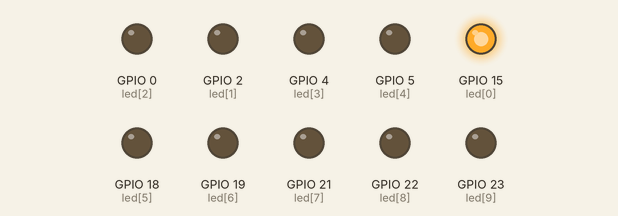
This program was run on a simulated ESP32 board running MicroPython. On the bench: output pins drawn as LEDs (lit = HIGH).

Above: at 0.78 s.
At 2.06 s:
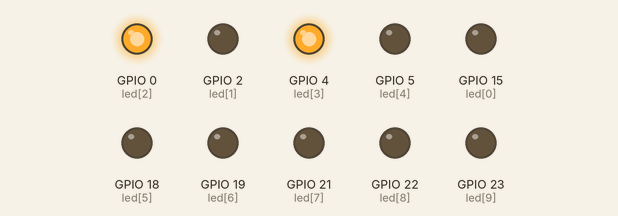
At 3.41 s:
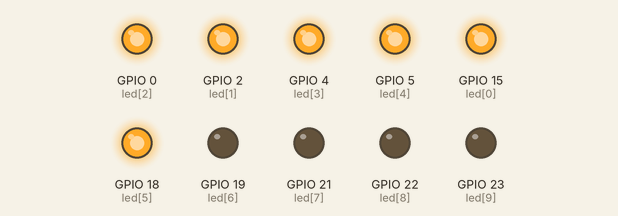
At 6.04 s:
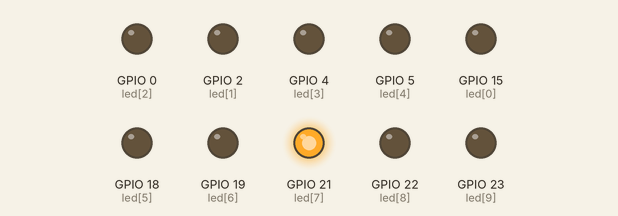
At 8.66 s:
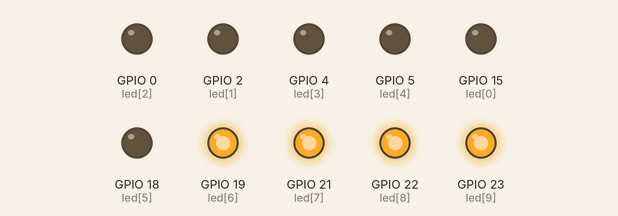
At 11.36 s:
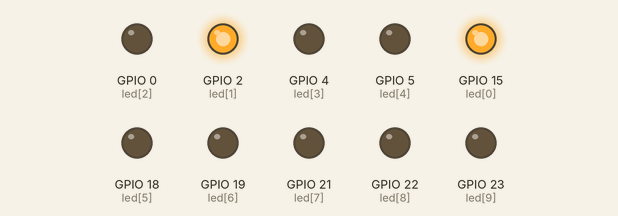
Timing chart, 0 to 11.7 s (numbered marks = the images above):
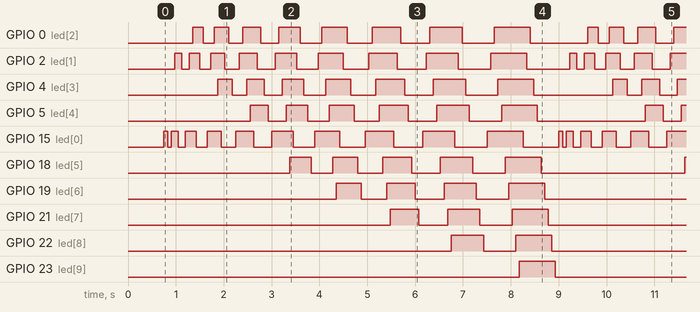

Measured:
- by itself, GPIO 19 (led[6]): repeats every 8.3 s: LOW 0.53 s, HIGH 0.60 s, LOW 0.60 s, HIGH 0.68 s, LOW 0.68 s, HIGH 0.75 s, LOW 3.9 s, HIGH 0.53 s
- by itself, GPIO 21 (led[7]): repeats every 8.3 s: LOW 0.60 s, HIGH 0.68 s, LOW 0.68 s, HIGH 0.75 s, LOW 5.0 s, HIGH 0.60 s
- by itself, GPIO 22 (led[8]): repeats every 8.3 s: LOW 0.68 s, HIGH 0.75 s, LOW 6.2 s, HIGH 0.68 s
- by itself, GPIO 23 (led[9]): alternates HIGH for 0.75 s and LOW for 7.5 s
- by itself, GPIO 18 (led[5]): repeats every 8.3 s: LOW 0.45 s, HIGH 0.53 s, LOW 0.53 s, HIGH 0.60 s, LOW 0.60 s, HIGH 0.68 s, LOW 0.68 s, HIGH 0.75 s, LOW 3.0 s, HIGH 0.45 s
- by itself, GPIO 5 (led[4]): repeats every 8.3 s: LOW 0.38 s, HIGH 0.45 s, LOW 0.45 s, HIGH 0.53 s, LOW 0.53 s, HIGH 0.60 s, LOW 0.60 s, HIGH 0.68 s, LOW 0.68 s, HIGH 0.75 s, LOW 2.3 s, HIGH 0.38 s

The program:

FlowingLigth1AA.py
```python
import time
from machine import Pin

cDelay = 75 #задержка

pins=[15,2,0,4,5,18,19,21,22,23]
#Заполняем справа-налево
def fill(to):
    length=len(pins)
    for i in range(0,to):
        led=Pin(pins[i],Pin.OUT)
        led.value(1)
        time.sleep_ms(cDelay)
#Чистим справа-налево
def clear(to):
    length=len(pins)
    for i in range(0,to):
        led=Pin(pins[i],Pin.OUT)
        led.value(0)
        time.sleep_ms(cDelay)


def showled():
    for i in range(11):
        fill(i)
        clear(i)


clear(10)
while True:
    showled()
```
